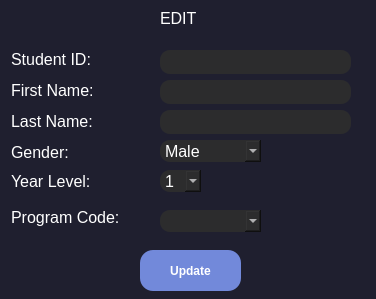
<?xml version="1.0" encoding="UTF-8"?>
<ui version="4.0">
 <class>UpdateBox</class>
 <widget class="QDialog" name="UpdateBox">
  <property name="geometry">
   <rect>
    <x>0</x>
    <y>0</y>
    <width>376</width>
    <height>299</height>
   </rect>
  </property>
  <property name="windowTitle">
   <string>Dialog</string>
  </property>
  <property name="layoutDirection">
   <enum>Qt::RightToLeft</enum>
  </property>
  <property name="styleSheet">
   <string notr="true">background-color: rgba(31,31,47,255)</string>
  </property>
  <widget class="QLabel" name="label">
   <property name="geometry">
    <rect>
     <x>160</x>
     <y>10</y>
     <width>55</width>
     <height>16</height>
    </rect>
   </property>
   <property name="font">
    <font>
     <pointsize>12</pointsize>
    </font>
   </property>
   <property name="layoutDirection">
    <enum>Qt::RightToLeft</enum>
   </property>
   <property name="styleSheet">
    <string notr="true">color: white;</string>
   </property>
   <property name="text">
    <string>EDIT</string>
   </property>
  </widget>
  <widget class="QLabel" name="label_2">
   <property name="geometry">
    <rect>
     <x>11</x>
     <y>51</y>
     <width>121</width>
     <height>16</height>
    </rect>
   </property>
   <property name="font">
    <font>
     <pointsize>12</pointsize>
    </font>
   </property>
   <property name="styleSheet">
    <string notr="true">color: white;</string>
   </property>
   <property name="text">
    <string>Student ID:</string>
   </property>
  </widget>
  <widget class="QLabel" name="label_3">
   <property name="geometry">
    <rect>
     <x>11</x>
     <y>82</y>
     <width>111</width>
     <height>16</height>
    </rect>
   </property>
   <property name="font">
    <font>
     <pointsize>12</pointsize>
    </font>
   </property>
   <property name="styleSheet">
    <string notr="true">color: white;</string>
   </property>
   <property name="text">
    <string>First Name:</string>
   </property>
  </widget>
  <widget class="QLabel" name="label_4">
   <property name="geometry">
    <rect>
     <x>11</x>
     <y>113</y>
     <width>121</width>
     <height>16</height>
    </rect>
   </property>
   <property name="font">
    <font>
     <pointsize>12</pointsize>
    </font>
   </property>
   <property name="styleSheet">
    <string notr="true">color: white;</string>
   </property>
   <property name="text">
    <string>Last Name:</string>
   </property>
  </widget>
  <widget class="QLabel" name="label_5">
   <property name="geometry">
    <rect>
     <x>11</x>
     <y>144</y>
     <width>91</width>
     <height>16</height>
    </rect>
   </property>
   <property name="font">
    <font>
     <pointsize>12</pointsize>
    </font>
   </property>
   <property name="styleSheet">
    <string notr="true">color: white;</string>
   </property>
   <property name="text">
    <string>Gender:</string>
   </property>
  </widget>
  <widget class="QLabel" name="label_6">
   <property name="geometry">
    <rect>
     <x>11</x>
     <y>173</y>
     <width>121</width>
     <height>16</height>
    </rect>
   </property>
   <property name="font">
    <font>
     <pointsize>12</pointsize>
    </font>
   </property>
   <property name="styleSheet">
    <string notr="true">color: white;</string>
   </property>
   <property name="text">
    <string>Year Level:</string>
   </property>
  </widget>
  <widget class="QLabel" name="label_7">
   <property name="geometry">
    <rect>
     <x>11</x>
     <y>202</y>
     <width>141</width>
     <height>31</height>
    </rect>
   </property>
   <property name="font">
    <font>
     <pointsize>12</pointsize>
    </font>
   </property>
   <property name="styleSheet">
    <string notr="true">color: white;</string>
   </property>
   <property name="text">
    <string>Program Code:</string>
   </property>
  </widget>
  <widget class="QLineEdit" name="updateStudentID_box">
   <property name="geometry">
    <rect>
     <x>160</x>
     <y>50</y>
     <width>191</width>
     <height>24</height>
    </rect>
   </property>
   <property name="font">
    <font>
     <pointsize>12</pointsize>
    </font>
   </property>
   <property name="styleSheet">
    <string notr="true">border-radius: 10px;
background-color: rgba(44,44,45,255);
color:white;</string>
   </property>
   <property name="text">
    <string/>
   </property>
  </widget>
  <widget class="QLineEdit" name="updateFirstNam_box">
   <property name="geometry">
    <rect>
     <x>160</x>
     <y>80</y>
     <width>191</width>
     <height>24</height>
    </rect>
   </property>
   <property name="font">
    <font>
     <pointsize>12</pointsize>
    </font>
   </property>
   <property name="styleSheet">
    <string notr="true">border-radius: 10px;
background-color: rgba(44,44,45,255);
color:white;</string>
   </property>
   <property name="text">
    <string/>
   </property>
  </widget>
  <widget class="QLineEdit" name="updateLastName_box">
   <property name="geometry">
    <rect>
     <x>160</x>
     <y>110</y>
     <width>191</width>
     <height>24</height>
    </rect>
   </property>
   <property name="font">
    <font>
     <pointsize>12</pointsize>
    </font>
   </property>
   <property name="styleSheet">
    <string notr="true">border-radius: 10px;
background-color: rgba(44,44,45,255);
color:white;</string>
   </property>
  </widget>
  <widget class="QComboBox" name="updateGender_combo">
   <property name="geometry">
    <rect>
     <x>160</x>
     <y>140</y>
     <width>101</width>
     <height>22</height>
    </rect>
   </property>
   <property name="font">
    <font>
     <pointsize>12</pointsize>
    </font>
   </property>
   <property name="layoutDirection">
    <enum>Qt::LeftToRight</enum>
   </property>
   <property name="styleSheet">
    <string notr="true">border-radius: 10px;
background-color: rgba(44,44,45,255);
color:white;</string>
   </property>
   <item>
    <property name="text">
     <string>Male</string>
    </property>
   </item>
   <item>
    <property name="text">
     <string>Female</string>
    </property>
   </item>
  </widget>
  <widget class="QComboBox" name="updateYearLevel_combo">
   <property name="geometry">
    <rect>
     <x>160</x>
     <y>170</y>
     <width>41</width>
     <height>22</height>
    </rect>
   </property>
   <property name="font">
    <font>
     <pointsize>12</pointsize>
    </font>
   </property>
   <property name="layoutDirection">
    <enum>Qt::LeftToRight</enum>
   </property>
   <property name="styleSheet">
    <string notr="true">border-radius: 10px;
background-color: rgba(44,44,45,255);
color:white;</string>
   </property>
   <item>
    <property name="text">
     <string>1</string>
    </property>
   </item>
   <item>
    <property name="text">
     <string>2</string>
    </property>
   </item>
   <item>
    <property name="text">
     <string>3</string>
    </property>
   </item>
   <item>
    <property name="text">
     <string>4</string>
    </property>
   </item>
  </widget>
  <widget class="QPushButton" name="update_button">
   <property name="geometry">
    <rect>
     <x>140</x>
     <y>250</y>
     <width>101</width>
     <height>41</height>
    </rect>
   </property>
   <property name="font">
    <font>
     <weight>75</weight>
     <bold>true</bold>
    </font>
   </property>
   <property name="styleSheet">
    <string notr="true">background-color: rgb(114,137,218);
color: white;
font-weight: bold;
border-radius: 13px;</string>
   </property>
   <property name="text">
    <string>Update</string>
   </property>
  </widget>
  <widget class="QComboBox" name="updateGender_combo_2">
   <property name="geometry">
    <rect>
     <x>160</x>
     <y>210</y>
     <width>101</width>
     <height>22</height>
    </rect>
   </property>
   <property name="font">
    <font>
     <pointsize>12</pointsize>
    </font>
   </property>
   <property name="layoutDirection">
    <enum>Qt::LeftToRight</enum>
   </property>
   <property name="styleSheet">
    <string notr="true">border-radius: 10px;
background-color: rgba(44,44,45,255);
color:white;</string>
   </property>
  </widget>
 </widget>
 <resources/>
 <connections/>
</ui>
